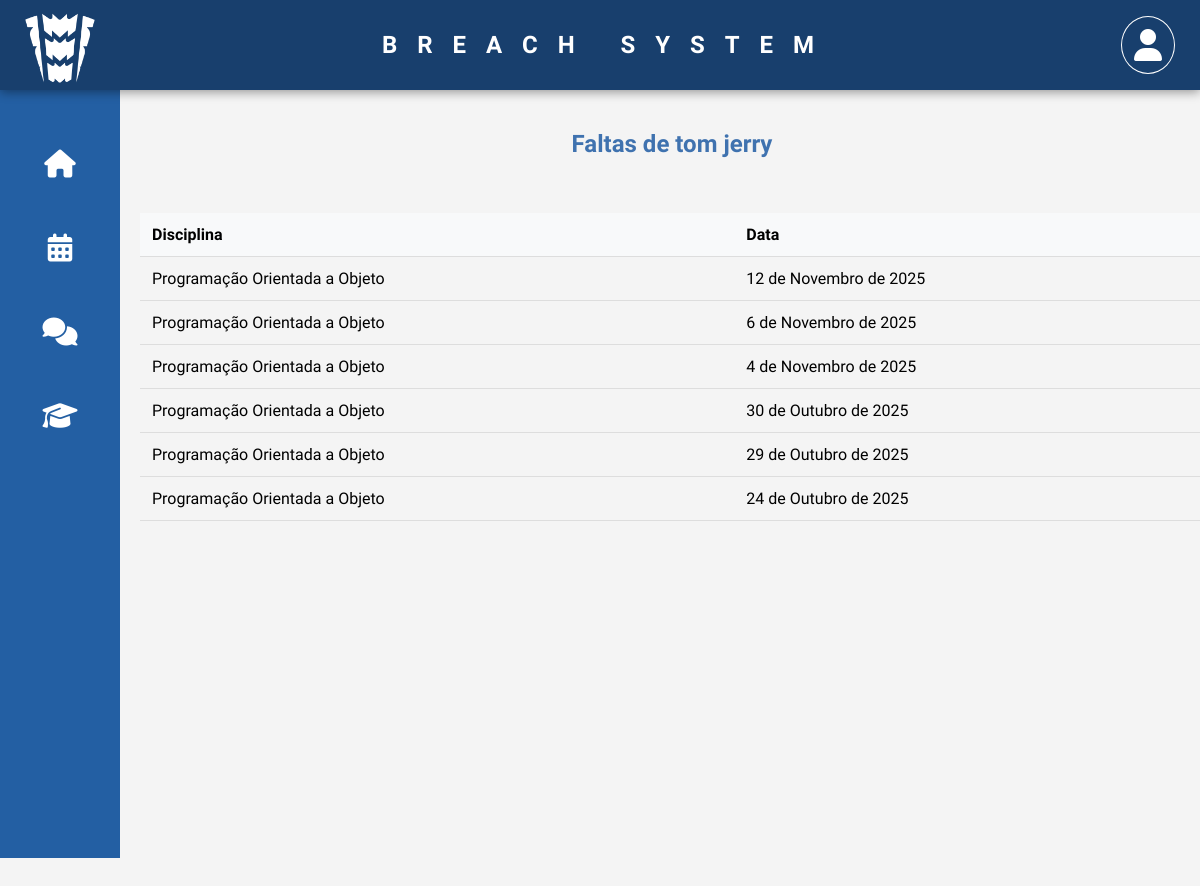
Screenshot of /dashboard/presenca_alunos/ (signed in) with the database file from the repository.
### alunos/models.py (models this page shows, shortened)
class Aluno(models.Model):
    disciplinas = models.ManyToManyField(Disciplina, related_name='alunos', blank=True)
    user = models.OneToOneField(User, on_delete=models.CASCADE)
    matricula = models.CharField(
    max_length=20,
    unique=True,
    error_messages={
        'unique': "Matrícula já cadastrada. Use uma diferente."
    }
)

class Presenca(models.Model):
    aluno = models.ForeignKey('Aluno', on_delete=models.CASCADE)
    disciplina = models.ForeignKey('Disciplina', on_delete=models.CASCADE)
    data = models.DateField(default=timezone.now)
    presente = models.BooleanField(default=False)
    class Meta:
        unique_together = ('aluno', 'disciplina', 'data')

class Disciplina(models.Model):
    nome = models.CharField(max_length=100)

### alunos/views.py (the view)
# urls.py: path('dashboard/presenca_alunos/', views.presenca_alunos, name='presenca_alunos'),
@login_required
def presenca_alunos(request):
    try:
        aluno = Aluno.objects.get(user=request.user)
        hoje = timezone.now().date()
        faltas = Presenca.objects.filter(aluno=aluno, presente=False).order_by('-data')
        return render(request, 'alunos/presenca_alunos.html', {
            'faltas': faltas,
            'aluno': aluno,
        })
    except Aluno.DoesNotExist:
        messages.error(request, 'Aluno não encontrado')
        return render(request, 'error.html', {'message': 'Aluno não encontrado'})

### alunos/templates/alunos/presenca_alunos.html (shortened to what this page needs)
{% extends 'base.html' %}
{% block content %}
<div class="dashboard-container">
    <h2>Faltas de {{ aluno.user.get_full_name }}</h2>
    {% if faltas %}
        <table class="tabela-presenca">
            <thead>
                <tr>
                    <th>Disciplina</th>
                    <th>Data</th>
                </tr>
            </thead>
            <tbody>
                {% for falta in faltas %}
                <tr>
                    <td>{{ falta.disciplina.nome }}</td>
                    <td>{{ falta.data }}</td>
                </tr>
                {% endfor %}
            </tbody>
        </table>
    {% else %}
        <p>Você não possui faltas registradas.</p>
    {% endif %}
</div>
{% endblock %}

### alunos/static/css/style.css (style rules this page uses)
h1, h2 { color: #2c3e50; margin-bottom: 20px; text-align: center; }
table { width: 100%; border-collapse: collapse; margin-top: 20px; }
th, td { padding: 12px; text-align: left; border-bottom: 1px solid #ddd; }
th { background-color: #f8f9fa; font-weight: bold; }

### rows the page displays
Aluno: user.get_full_name "tom jerry"
Presenca: disciplina.nome "Programação Orientada a Objeto", data "12 de Novembro de 2025"
Presenca: disciplina.nome "Programação Orientada a Objeto", data "6 de Novembro de 2025"
Presenca: disciplina.nome "Programação Orientada a Objeto", data "4 de Novembro de 2025"
Presenca: disciplina.nome "Programação Orientada a Objeto", data "30 de Outubro de 2025"
Presenca: disciplina.nome "Programação Orientada a Objeto", data "29 de Outubro de 2025"
Presenca: disciplina.nome "Programação Orientada a Objeto", data "24 de Outubro de 2025"
